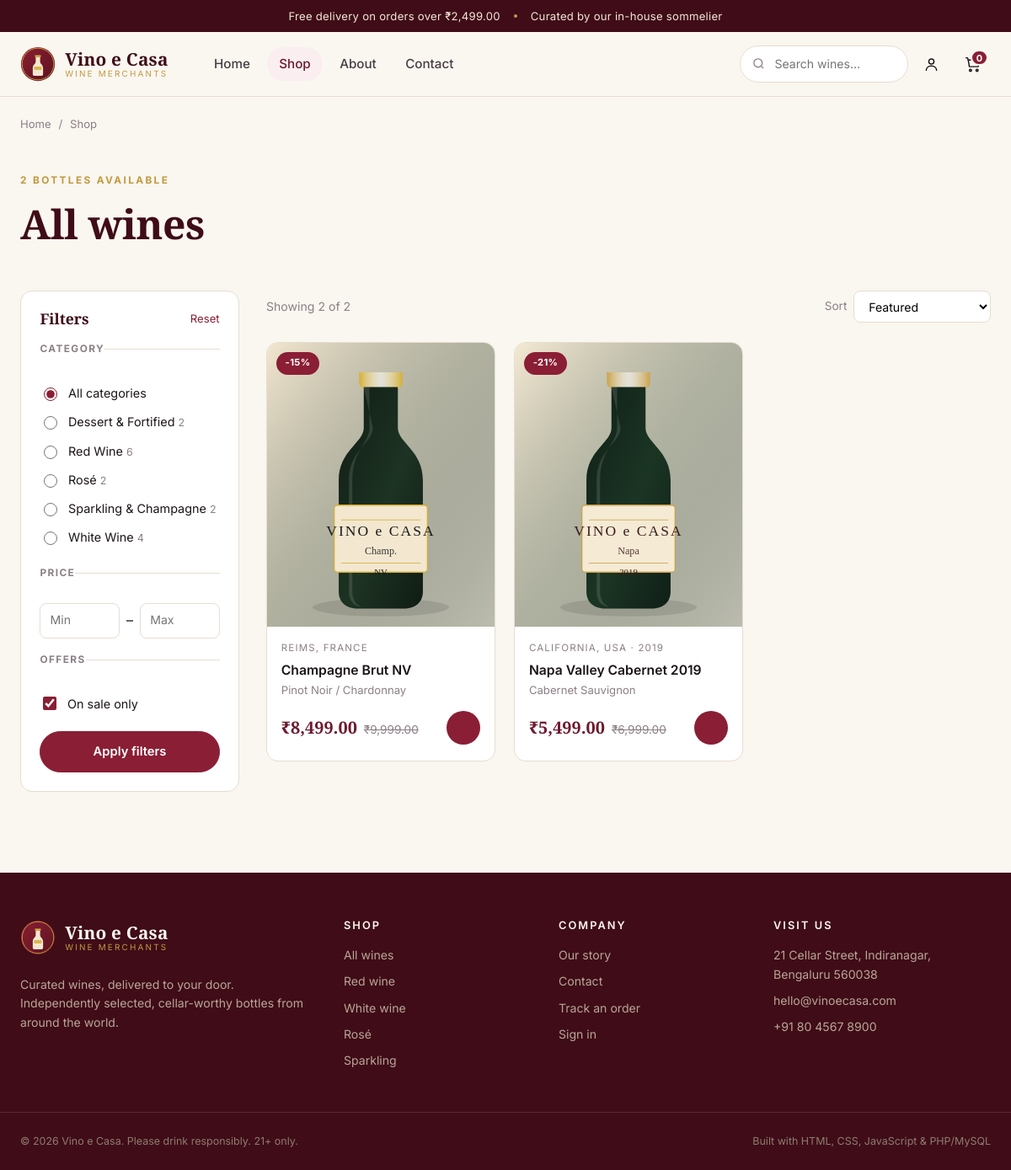
The app's page /shop.php?sale=1 with its own data.
### tables this page shows
CREATE TABLE categories (
  id INT UNSIGNED AUTO_INCREMENT PRIMARY KEY,
  name VARCHAR(80) NOT NULL,
  slug VARCHAR(80) NOT NULL UNIQUE,
  description VARCHAR(255) DEFAULT NULL,
  created_at TIMESTAMP DEFAULT CURRENT_TIMESTAMP
);

CREATE TABLE products (
  id INT UNSIGNED AUTO_INCREMENT PRIMARY KEY,
  category_id INT UNSIGNED NOT NULL,
  name VARCHAR(140) NOT NULL,
  slug VARCHAR(160) NOT NULL UNIQUE,
  description TEXT,
  price DECIMAL(10,2) NOT NULL,
  sale_price DECIMAL(10,2) DEFAULT NULL,
  stock INT NOT NULL DEFAULT 0,
  vintage SMALLINT DEFAULT NULL,
  region VARCHAR(100) DEFAULT NULL,
  grape VARCHAR(100) DEFAULT NULL,
  alcohol DECIMAL(4,1) DEFAULT NULL,
  image VARCHAR(255) DEFAULT NULL,
  featured TINYINT(1) NOT NULL DEFAULT 0,
  active TINYINT(1) NOT NULL DEFAULT 1,
  created_at TIMESTAMP DEFAULT CURRENT_TIMESTAMP,
  updated_at TIMESTAMP DEFAULT CURRENT_TIMESTAMP ON UPDATE CURRENT_TIMESTAMP,
  CONSTRAINT fk_product_category FOREIGN KEY (category_id) REFERENCES categories(id) ON DELETE CASCADE,
  INDEX idx_products_category (category_id),
  INDEX idx_products_active (active)
);

### includes/functions.php (called while the page is built, shortened)
<?php
function e(?string $value): string
{
    return htmlspecialchars((string)$value, ENT_QUOTES | ENT_SUBSTITUTE, 'UTF-8');
}
function url(string $path = ''): string
{
    return BASE_URL . '/' . ltrim($path, '/');
}
function product_image(?string $path): string
{
    $path = $path ?: 'assets/img/wine-01.svg';
    return BASE_URL . '/' . ltrim($path, '/');
}
function setting(string $key, ?string $default = null): ?string
{
    static $settings = null;
    if ($settings === null) {
        $settings = [];
        try {
            foreach (db()->query('SELECT setting_key, setting_value FROM settings') as $row) {
                $settings[$row['setting_key']] = $row['setting_value'];
            }
        } catch (Throwable $e) {
            $settings = [];
        }
    }
    return $settings[$key] ?? $default;
}
function currency(): string
{
    return setting('currency_symbol', '₹');
}
function money(float|string|null $amount): string
{
    return currency() . number_format((float)$amount, 2);
}
function product_price(array $product): float
{
    $sale = $product['sale_price'] ?? null;
    return (float)(($sale !== null && (float)$sale > 0) ? $sale : $product['price']);
}
function product_discount(array $product): int
{
    $sale = $product['sale_price'] ?? null;
    return (int)round((1 - ((float)$sale / (float)$product['price'])) * 100);
}

### includes/database.php (called while the page is built, shortened)
<?php
function db(): PDO
{
    static $pdo = null;
    if ($pdo instanceof PDO) {
        return $pdo;
    }
    $dsn = sprintf('mysql:host=%s;port=%s;dbname=%s;charset=utf8mb4', DB_HOST, DB_PORT, DB_NAME);
    try {
        $pdo = new PDO($dsn, DB_USER, DB_PASS, [
            PDO::ATTR_ERRMODE            => PDO::ERRMODE_EXCEPTION,
            PDO::ATTR_DEFAULT_FETCH_MODE => PDO::FETCH_ASSOC,
            PDO::ATTR_EMULATE_PREPARES   => false,
        ]);
    } catch (PDOException $e) {
        http_response_code(500);
        if (is_ajax()) {
            header('Content-Type: application/json');
            echo json_encode(['ok' => false, 'error' => 'Database connection failed.']);
        } else {
            echo '<h1 style="font-family:sans-serif">Database connection failed</h1>';
            echo '<p style="font-family:sans-serif">' . htmlspecialchars($e->getMessage()) . '</p>';
            echo '<p style="font-family:sans-serif">Check config/config.php — is MySQL running and is the <code>wine_shop</code> database imported?</p>';
        }
        exit;
    }
    return $pdo;
}

### shop.php (the view, shortened to what this page needs)
<?php
$categories = db()->query('SELECT c.*, (SELECT COUNT(*) FROM products p WHERE p.category_id = c.id AND p.active = 1) AS product_count FROM categories c ORDER BY c.name')->fetchAll();
$catBySlug  = array_column($categories, null, 'slug');
$q        = trim((string)($_GET['q'] ?? ''));
$category = trim((string)($_GET['category'] ?? ''));
$sort     = (string)($_GET['sort'] ?? 'featured');
$saleOnly = isset($_GET['sale']);
$min      = isset($_GET['min']) && $_GET['min'] !== '' ? (float)$_GET['min'] : null;
$max      = isset($_GET['max']) && $_GET['max'] !== '' ? (float)$_GET['max'] : null;
$page     = max(1, (int)($_GET['page'] ?? 1));
$perPage  = 9;
$where  = ['p.active = 1'];
$params = [];
if ($saleOnly) {
    $where[] = 'p.sale_price IS NOT NULL AND p.sale_price > 0';
}
$orderMap = [
    'featured'   => 'p.featured DESC, p.id DESC',
    'newest'     => 'p.created_at DESC, p.id DESC',
    'price_asc'  => 'COALESCE(NULLIF(p.sale_price,0), p.price) ASC',
    'price_desc' => 'COALESCE(NULLIF(p.sale_price,0), p.price) DESC',
    'name'       => 'p.name ASC',
];
$order = $orderMap[$sort] ?? $orderMap['featured'];
$sql  = 'FROM products p JOIN categories c ON c.id = p.category_id WHERE ' . implode(' AND ', $where);
$stmt = db()->prepare("SELECT COUNT(*) $sql");
$stmt->execute($params);
$total = (int)$stmt->fetchColumn();
$pages = max(1, (int)ceil($total / $perPage));
$page  = min($page, $pages);
$stmt = db()->prepare("SELECT p.* $sql ORDER BY $order LIMIT $perPage OFFSET " . (($page - 1) * $perPage));
$stmt->execute($params);
$products = $stmt->fetchAll();
$activeCategory = $category !== '' && isset($catBySlug[$category]) ? $catBySlug[$category] : null;
require __DIR__ . '/includes/header.php';
?>
<div class="container">
    <nav class="breadcrumb">
        <a href="<?= url('index.php') ?>">Home</a><span>/</span>
        <a href="<?= url('shop.php') ?>">Shop</a>
    </nav>
    <header class="page-head">
        <div>
            <span class="eyebrow"><?= $total ?> bottles available</span>
            <h1><?= e($activeCategory ? $activeCategory['name'] : ($q !== '' ? 'Results for “' . $q . '”' : 'All wines')) ?></h1>
        </div>
    </header>
    <div class="shop-layout">
        <aside class="filters" data-filters>
            <form method="get" action="<?= url('shop.php') ?>">
                <div class="filters__head">
                    <h3>Filters</h3>
                    <a href="<?= url('shop.php') ?>">Reset</a>
                </div>
                <fieldset>
                    <legend>Category</legend>
                    <label class="radio">
                        <input type="radio" name="category" value="" <?= $category === '' ? 'checked' : '' ?>>
                        <span>All categories</span>
                    </label>
                    <?php foreach ($categories as $cat): ?>
                        <label class="radio">
                            <input type="radio" name="category" value="<?= e($cat['slug']) ?>" <?= $category === $cat['slug'] ? 'checked' : '' ?>>
                            <span><?= e($cat['name']) ?> <em><?= (int)$cat['product_count'] ?></em></span>
                        </label>
                    <?php endforeach; ?>
                </fieldset>
                <fieldset>
                    <legend>Price</legend>
                    <div class="price-range">
                        <input type="number" name="min" placeholder="Min" min="0" value="<?= $min !== null ? e((string)$min) : '' ?>">
                        <span>–</span>
                        <input type="number" name="max" placeholder="Max" min="0" value="<?= $max !== null ? e((string)$max) : '' ?>">
                    </div>
                </fieldset>
                <fieldset>
                    <legend>Offers</legend>
                    <label class="checkbox">
                        <input type="checkbox" name="sale" value="1" <?= $saleOnly ? 'checked' : '' ?>>
                        <span>On sale only</span>
                    </label>
                </fieldset>
                <button class="btn btn--primary btn--block" type="submit">Apply filters</button>
            </form>
        </aside>
        <section class="shop-results">
            <div class="toolbar">
                <span class="toolbar__count">Showing <?= count($products) ?> of <?= $total ?></span>
                <form class="toolbar__sort" method="get" action="<?= url('shop.php') ?>">
                    <label>Sort
                        <select name="sort" onchange="this.form.submit()">
                            <option value="featured" <?= $sort === 'featured' ? 'selected' : '' ?>>Featured</option>
                        </select>
                    </label>
                </form>
            </div>
            <?php if (!$products): ?>
                <div class="empty-state">
                    <h3>No wines matched your filters</h3>
                    <p>Try widening your price range or clearing the filters.</p>
                    <a class="btn btn--primary" href="<?= url('shop.php') ?>">Clear filters</a>
                </div>
            <?php else: ?>
                <div class="product-grid product-grid--3">
                    <?php foreach ($products as $product): require __DIR__ . '/includes/product-card.php'; endforeach; ?>
                </div>
            <?php endif; ?>
        </section>
    </div>
</div>
<?php require __DIR__ . '/includes/footer.php'; ?>

### includes/product-card.php (shortened to what this page needs)
<?php
$discount = product_discount($product);
$outOfStock = (int)$product['stock'] <= 0;
?>
<article class="product-card">
    <a class="product-card__media" href="<?= url('product.php?slug=' . urlencode($product['slug'])) ?>">
        <img src="<?= e(product_image($product['image'])) ?>" alt="<?= e($product['name']) ?>" loading="lazy">
        <?php if ($discount): ?><span class="pill pill--sale">-<?= $discount ?>%</span><?php endif; ?>
    </a>
    <div class="product-card__body">
        <p class="product-card__meta">
            <?= e($product['region'] ?? '') ?><?= !empty($product['vintage']) ? ' · ' . e((string)$product['vintage']) : '' ?>
        </p>
        <h3 class="product-card__title">
            <a href="<?= url('product.php?slug=' . urlencode($product['slug'])) ?>"><?= e($product['name']) ?></a>
        </h3>
        <p class="product-card__grape"><?= e($product['grape'] ?? '') ?></p>
        <div class="product-card__foot">
            <div class="price">
                <span class="price__now"><?= e(money(product_price($product))) ?></span>
                <?php if ($discount): ?><span class="price__was"><?= e(money((float)$product['price'])) ?></span><?php endif; ?>
            </div>
            <form class="js-add-to-cart" action="<?= url('cart.php') ?>" method="post">
                <button class="btn btn--icon" type="submit" <?= $outOfStock ? 'disabled' : '' ?> aria-label="Add <?= e($product['name']) ?> to cart">
                    <svg viewBox="0 0 24 24" aria-hidden="true"><path d="M12 5v14M5 12h14"/></svg>
                </button>
            </form>
        </div>
    </div>
</article>

### records on screen
categories: slug "☐ Dessert & Fortified 2", name "Dessert & Fortified", product_count "2"
categories: slug "☐ Red Wine 6", name "Red Wine", product_count "6"
categories: slug "☐ Rosé 2", name "Rosé", product_count "2"
categories: slug "☐ Sparkling & Champagne 2", name "Sparkling & Champagne", product_count "2"
categories: slug "☐ White Wine 4", name "White Wine", product_count "4"
products: image (picture), discount "15", region "REIMS, FRANCE", name "Champagne Brut NV", grape "Pinot Noir / Chardonnay", sale_price "₹8,499.00", price "₹9,999.00"
products: image (picture), discount "21", region "CALIFORNIA, USA", vintage "2019", name "Napa Valley Cabernet 2019", grape "Cabernet Sauvignon", sale_price "₹5,499.00", price "₹6,999.00"

### other values on screen
money((float)setting('free_shipping_above', '2499')) "₹2,499.00"
setting('shop_name', 'Vino e Casa') "Vino e Casa"
$link['label'] "Home"
$link['label'] "Shop"
$link['label'] "About"
$link['label'] "Contact"
$cartCount "0"
$total "2"
count($products) "2"
setting('tagline', 'Curated wines, delivered to your door') "Curated wines, delivered to your door"
setting('shop_address', '') "21 Cellar Street, Indiranagar, Bengaluru 560038"
setting('shop_email', '') "hello@vinoecasa.com"
setting('shop_phone', '') "+91 80 4567 8900"
